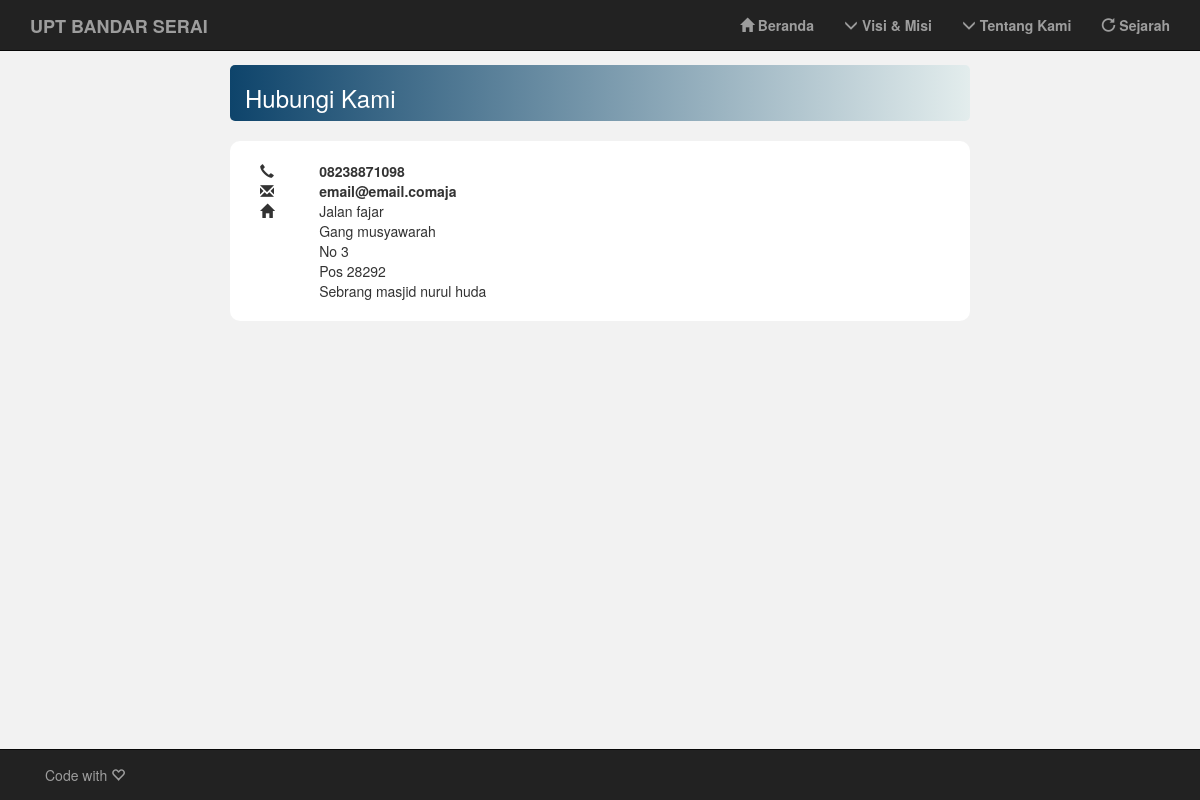
The app's page /index.php/home/Kontak with its own data.
### tables this page shows
CREATE TABLE `kontak` (
  `kontak_id` varchar(30) NOT NULL,
  `kontak_alamat` text NOT NULL,
  `kontak_hp` varchar(15) NOT NULL,
  `kontak_email` varchar(35) NOT NULL,
  PRIMARY KEY (`kontak_id`)
);

### application/libraries/Template.php (called while the page is built)
<?php if ( ! defined('BASEPATH')) exit('No direct script access allowed');
class Template {
		var $template_data = array();
		function set($name, $value)
		{
			$this->template_data[$name] = $value;
		}
		function load($template = '', $view = '' , $view_data = array(), $return = FALSE)
		{
			$this->CI =& get_instance();
			$this->set('contents', $this->CI->load->view($view, $view_data, TRUE));
			return $this->CI->load->view($template, $this->template_data, $return);
		}
}

### application/controllers/Home.php (called while the page is built, shortened)
<?php
class Home extends CI_Controller {
	function Kontak(){
		$data['kontak'] = $this->Model_home->Kontak();
		$this->template->load('template/front','kontak',$data);
	}
}

### index.php (called while the page is built, shortened)
<?php
require_once BASEPATH.'core/CodeIgniter.php';

### application/models/Model_home.php (called while the page is built, shortened)
<?php
class Model_home extends CI_Model{
  function Kontak(){
    $query = $this->db->query("SELECT * FROM `kontak`");
    return $query->row();
  }
}

### application/views/kontak.php (the view, shortened to what this page needs)
<div class="content-wrapper">
	<div class="container">
    <div class="col-sm-12 ">
      <div class="col-sm-2">
      </div>
      <div class="col-sm-8 gradient " style='border-radius: 5px;' >
        <strong><h3> Hubungi Kami </h3></strong>
      </div>
      <div class="col-sm-2">
      </div>
    </div>
    <div class="col-sm-12">
      <br>
    </div>
		<div class="col-sm-12">
      <div class="col-sm-2">
      </div>
      <div class="col-sm-8" style="background-color:white; border-radius: 10px; ">
				<br>
				<div class="col-sm-12">
          <div class="row">
            <div class="col-sm-1">
              <span class="glyphicon glyphicon-earphone"> </span>
            </div>
            <div class="col-sm-11">
              <strong><?php echo $kontak->kontak_hp; ?></strong>
            </div>
          </div>
				</div>
        <div class="col-sm-12">
          <div class="row">
            <div class="col-sm-1">
              <span class="glyphicon glyphicon-envelope"> </span>
            </div>
            <div class="col-sm-11">
              <strong><?php echo $kontak->kontak_email; ?></strong>
            </div>
          </div>
				</div>
        <div class="col-sm-12">
          <div class="row">
            <div class="col-sm-1">
              <span class="glyphicon glyphicon-home"></span>
            </div>
            <div class="col-sm-11">
              <?php echo nl2br($kontak->kontak_alamat); ?>
            </div>
          </div>
				</div>
        <div class="col-sm-12">
          <br>
        </div>
      </div>
			<div class="col-sm-2">
			</div>
    </div>
  </div>
</div>
<br>
<br>

### application/views/template/front.php (style rules this page uses)
.gradient { margin-top: 15px; background-image: linear-gradient(90deg, #0e446b, #e3eded); color:white; }

### records on screen
kontak: kontak_hp "08238871098", kontak_email "email@email.comaja", kontak_alamat "Jalan fajar Gang musyawarah No 3 Pos 28292 Sebrang masjid nurul huda"
